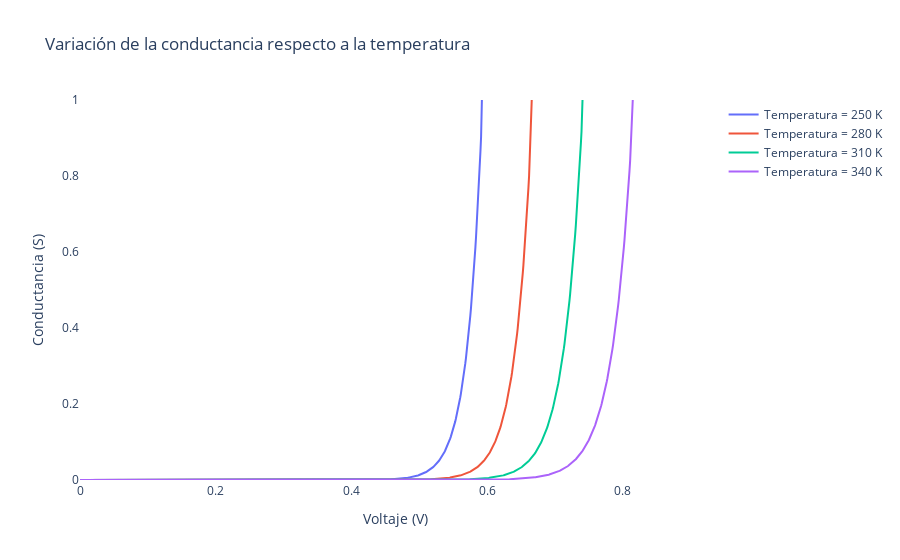

Notebook code for this chart:
### Code cell
import numpy as np
import plotly.graph_objects as go

te = [250, 280, 310, 340]

v_f_g = np.linspace(0, v_f, 1000)


fig = go.Figure()

for g in te:
    g2 = (q / (k * g))* i_s * np.exp((q * v_f_g) / (k * g))
    fig.add_trace(go.Scatter(x=v_f_g, y=g2, mode='lines', name=f'Temperatura = {g} K'))

fig.update_layout(
    xaxis=dict(title='Voltaje (V)', showline=True),
    yaxis=dict(title='Conductancia (S)', range=[0, 1]),
    title='Variación de la conductancia respecto a la temperatura',
    showlegend=True,
    plot_bgcolor="white",
    paper_bgcolor="white"
)

fig.show()

### Figure 1 — Plotly figure (JSON) as saved in the notebook; plotly's stock layout.template omitted (floating-point values rounded to 4 significant figures; data arrays with more than 128 entries replaced by an {"elided": "..."} marker saying what was removed)
{"data": [{"mode": "lines", "name": "Temperatura = 250 K", "type": "scatter", "x": {"elided": "1000 float values"}, "y": {"elided": "1000 float values"}}, {"mode": "lines", "name": "Temperatura = 280 K", "type": "scatter", "x": {"elided": "1000 float values"}, "y": {"elided": "1000 float values"}}, {"mode": "lines", "name": "Temperatura = 310 K", "type": "scatter", "x": {"elided": "1000 float values"}, "y": {"elided": "1000 float values"}}, {"mode": "lines", "name": "Temperatura = 340 K", "type": "scatter", "x": {"elided": "1000 float values"}, "y": {"elided": "1000 float values"}}], "layout": {"paper_bgcolor": "white", "plot_bgcolor": "white", "showlegend": true, "title": {"text": "Variación de la conductancia respecto a la temperatura"}, "xaxis": {"showline": true, "title": {"text": "Voltaje (V)"}}, "yaxis": {"range": [0, 1], "title": {"text": "Conductancia (S)"}}}}
